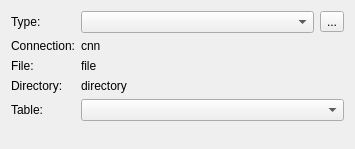
<?xml version="1.0" encoding="UTF-8"?>
<ui version="4.0">
 <class>mdtSqlCopierCodecSettingsWidget</class>
 <widget class="QWidget" name="mdtSqlCopierCodecSettingsWidget">
  <property name="geometry">
   <rect>
    <x>0</x>
    <y>0</y>
    <width>355</width>
    <height>149</height>
   </rect>
  </property>
  <property name="windowTitle">
   <string>Codec settings</string>
  </property>
  <layout class="QFormLayout" name="formLayout">
   <item row="0" column="0">
    <widget class="QLabel" name="lbType">
     <property name="text">
      <string>Type:</string>
     </property>
    </widget>
   </item>
   <item row="0" column="1">
    <layout class="QHBoxLayout" name="horizontalLayout">
     <item>
      <widget class="QComboBox" name="cbType"/>
     </item>
     <item>
      <widget class="QToolButton" name="tbSelect">
       <property name="text">
        <string>...</string>
       </property>
      </widget>
     </item>
    </layout>
   </item>
   <item row="1" column="0">
    <widget class="QLabel" name="lbConnectionNameLabel">
     <property name="text">
      <string>Connection:</string>
     </property>
    </widget>
   </item>
   <item row="1" column="1">
    <widget class="QLabel" name="lbConnection">
     <property name="text">
      <string>cnn</string>
     </property>
    </widget>
   </item>
   <item row="2" column="0">
    <widget class="QLabel" name="lbFileLabel">
     <property name="text">
      <string>File:</string>
     </property>
    </widget>
   </item>
   <item row="2" column="1">
    <widget class="QLabel" name="lbFile">
     <property name="text">
      <string>file</string>
     </property>
    </widget>
   </item>
   <item row="3" column="0">
    <widget class="QLabel" name="lbDirectoryLabel">
     <property name="text">
      <string>Directory:</string>
     </property>
    </widget>
   </item>
   <item row="3" column="1">
    <widget class="QLabel" name="lbDirectory">
     <property name="text">
      <string>directory</string>
     </property>
    </widget>
   </item>
   <item row="4" column="0">
    <widget class="QLabel" name="lbTable">
     <property name="text">
      <string>Table:</string>
     </property>
    </widget>
   </item>
   <item row="4" column="1">
    <widget class="QComboBox" name="cbTable"/>
   </item>
  </layout>
 </widget>
 <resources/>
 <connections/>
</ui>
